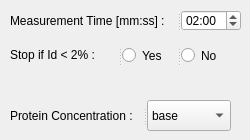
       <widget class="QWidget" name="tab_11">
        <attribute name="title">
         <string>Protein</string>
        </attribute>
        <widget class="QSplitter" name="splitter_26">
         <property name="geometry">
          <rect>
           <x>10</x>
           <y>40</y>
           <width>221</width>
           <height>31</height>
          </rect>
         </property>
         <property name="orientation">
          <enum>Qt::Horizontal</enum>
         </property>
         <widget class="QLabel" name="label_18">
          <property name="text">
           <string>Stop if Id &lt; 2% : </string>
          </property>
         </widget>
         <widget class="QRadioButton" name="radioButton_limit_Id">
          <property name="text">
           <string>Yes</string>
          </property>
         </widget>
         <widget class="QRadioButton" name="radioButton_no_limit">
          <property name="text">
           <string>No</string>
          </property>
         </widget>
        </widget>
        <widget class="QSplitter" name="splitter_27">
         <property name="geometry">
          <rect>
           <x>10</x>
           <y>10</y>
           <width>231</width>
           <height>21</height>
          </rect>
         </property>
         <property name="orientation">
          <enum>Qt::Horizontal</enum>
         </property>
         <widget class="QLabel" name="label_19">
          <property name="text">
           <string>Measurement Time [mm:ss] : </string>
          </property>
         </widget>
         <widget class="QTimeEdit" name="timeProtein">
          <property name="currentSection">
           <enum>QDateTimeEdit::MinuteSection</enum>
          </property>
          <property name="displayFormat">
           <string>mm:ss</string>
          </property>
          <property name="time">
           <time>
            <hour>0</hour>
            <minute>2</minute>
            <second>0</second>
           </time>
          </property>
         </widget>
        </widget>
        <widget class="QSplitter" name="splitter_28">
         <property name="geometry">
          <rect>
           <x>10</x>
           <y>100</y>
           <width>221</width>
           <height>31</height>
          </rect>
         </property>
         <property name="orientation">
          <enum>Qt::Horizontal</enum>
         </property>
         <widget class="QLabel" name="label_20">
          <property name="text">
           <string>Protein Concentration : </string>
          </property>
         </widget>
         <widget class="QComboBox" name="combo_protein">
          <item>
           <property name="text">
            <string>base</string>
           </property>
          </item>
          <item>
           <property name="text">
            <string>conc. -12</string>
           </property>
          </item>
          <item>
           <property name="text">
            <string>conc. -11</string>
           </property>
          </item>
          <item>
           <property name="text">
            <string>conc. -10</string>
           </property>
          </item>
          <item>
           <property name="text">
            <string>conc. -9</string>
           </property>
          </item>
         </widget>
        </widget>
       </widget>
